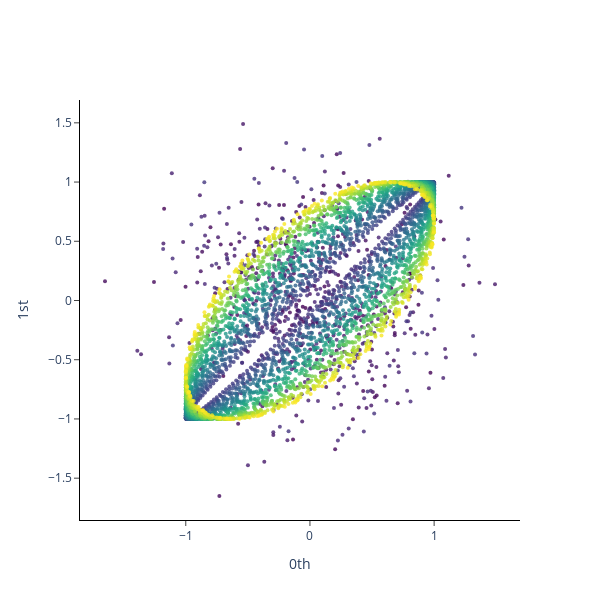

Write notebook code for a chart like this one.
### Code cell
plot_point_cloud(embedded_noise)

### Figure 1 — Plotly figure (JSON) as saved in the notebook; plotly's stock layout.template omitted (floating-point values rounded to 4 significant figures; data arrays with more than 128 entries replaced by an {"elided": "..."} marker saying what was removed)
{"data": [{"marker": {"color": {"elided": "4876 int values"}, "colorscale": [[0, "#440154"], [0.1111, "#482878"], [0.2222, "#3e4989"], [0.3333, "#31688e"], [0.4444, "#26828e"], [0.5556, "#1f9e89"], [0.6667, "#35b779"], [0.7778, "#6ece58"], [0.8889, "#b5de2b"], [1, "#fde725"]], "opacity": 0.8, "size": 4}, "mode": "markers", "type": "scatter", "x": {"elided": "4876 float values"}, "y": {"elided": "4876 float values"}}], "layout": {"height": 600, "plot_bgcolor": "white", "width": 600, "xaxis": {"anchor": "x", "exponentformat": "e", "linecolor": "black", "linewidth": 1, "mirror": false, "showexponent": "all", "showline": true, "side": "bottom", "ticks": "outside", "title": {"text": "0th"}, "type": "linear", "zeroline": true}, "yaxis": {"anchor": "y", "exponentformat": "e", "linecolor": "black", "linewidth": 1, "mirror": false, "showexponent": "all", "showline": true, "side": "left", "ticks": "outside", "title": {"text": "1st"}, "type": "linear", "zeroline": true}}}
